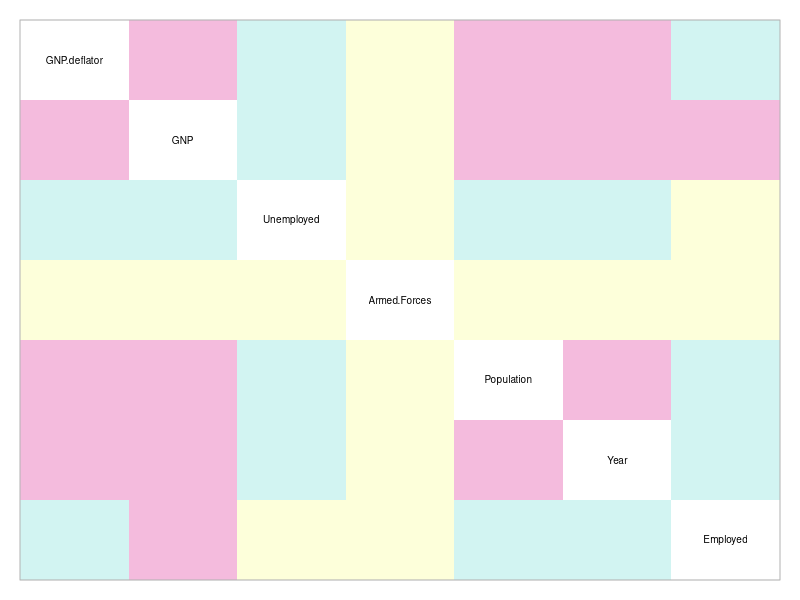
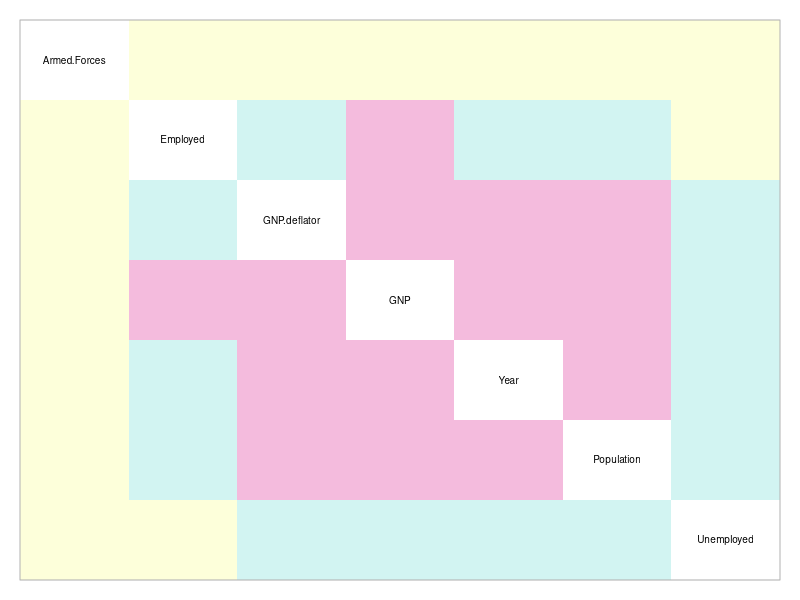
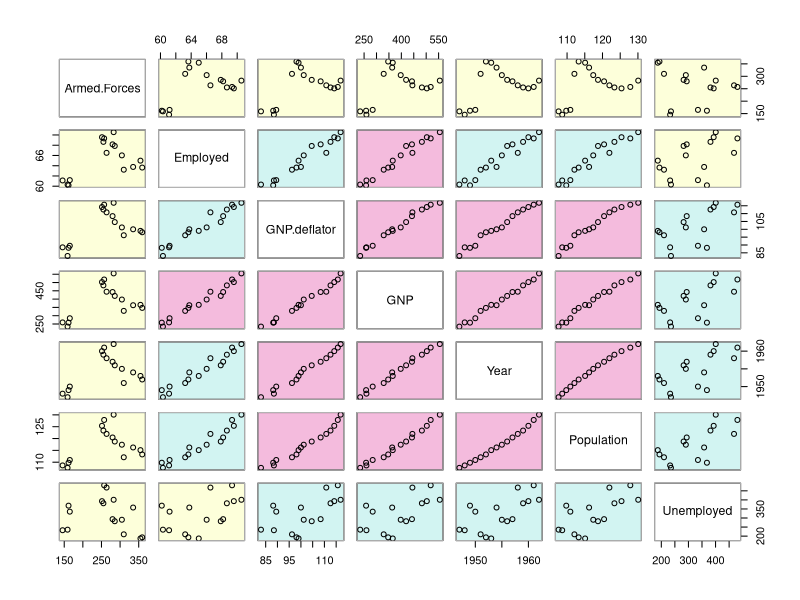
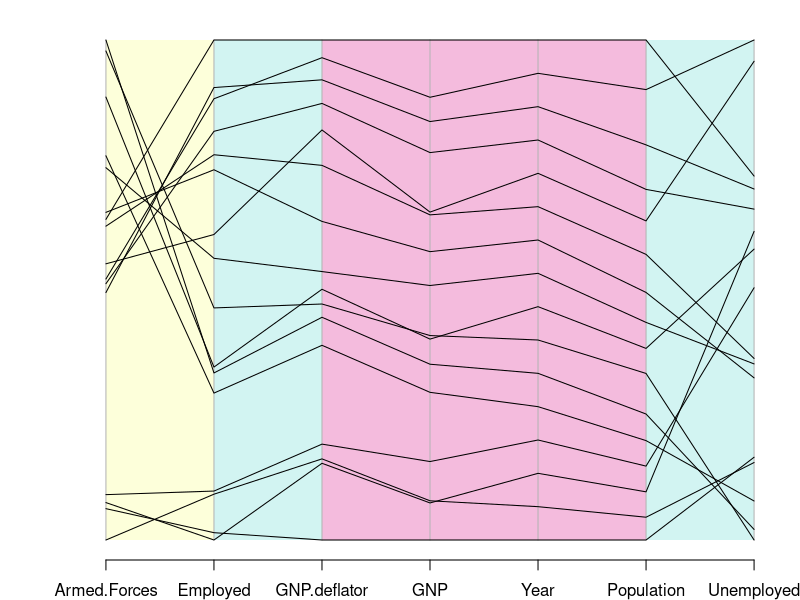
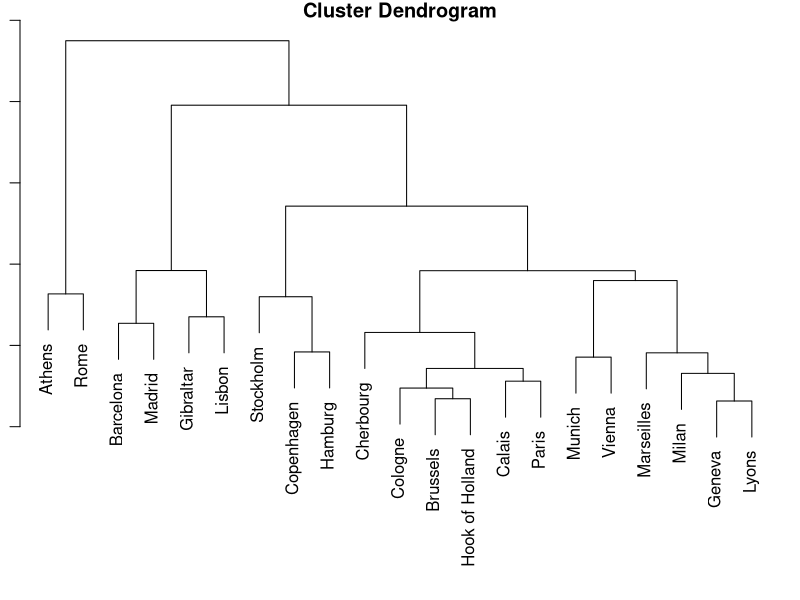
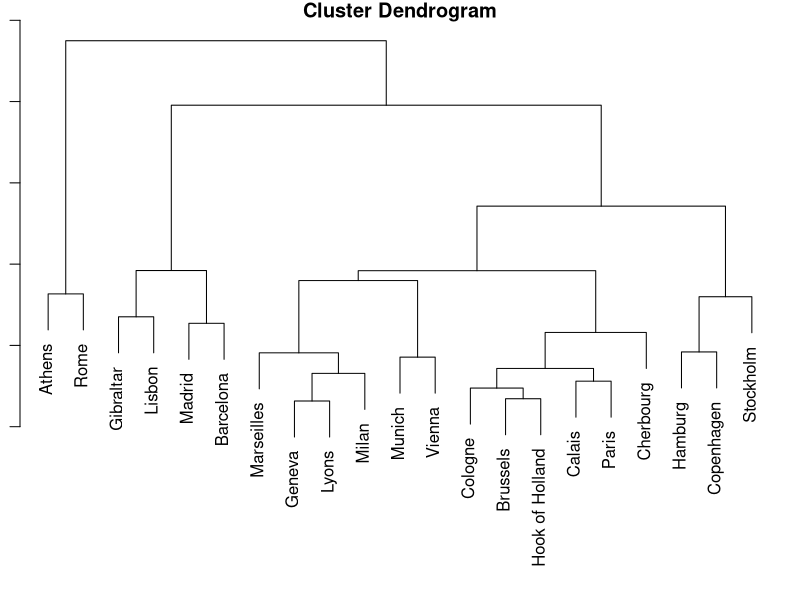
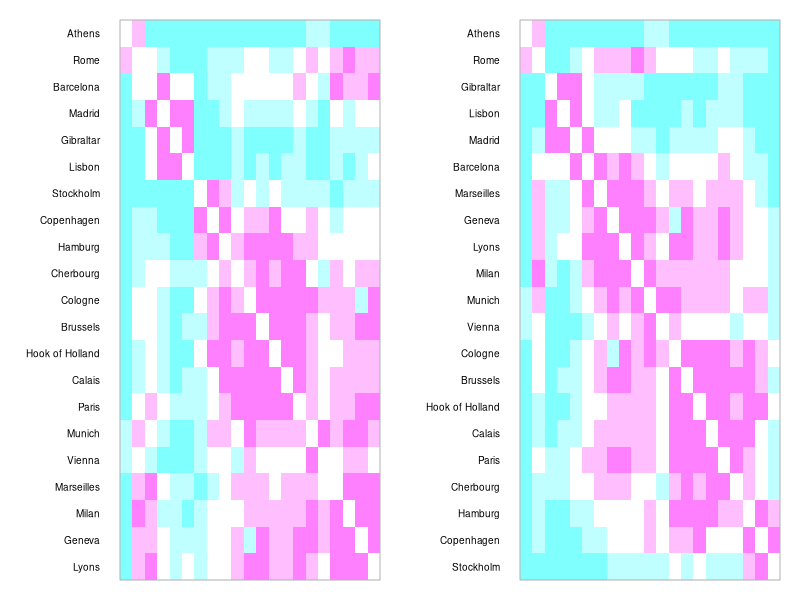

Here is the R script that generated these plots, in order:
## ---- chunk 1
knitr::opts_chunk$set(
  collapse = TRUE,
  comment = "#>"
)
## ---- chunk 2
library(gclus)
data(longley)
longley.cor <- cor(longley)
longley.color <- dmat.color(longley.cor)
## ---- chunk 3
par(mar=c(1,1,1,1))
plotcolors(longley.color,dlabels=rownames(longley.color))
## ---- chunk 4
par(mar=c(1,1,1,1))
longley.o <- order.hclust(longley.cor)
longley.color1 <- longley.color[longley.o,longley.o]
plotcolors(longley.color1,dlabels=rownames(longley.color1))
## ---- chunk 5
par(mar=c(1,1,1,1))
cpairs(longley, order= longley.o,panel.color= longley.color)
## ---- chunk 6
cparcoord(longley, order= longley.o,panel.color= longley.color, 
          horizontal=TRUE, mar=c(2,4,1,1))
## ---- chunk 7
par(mar=c(1,1,1,1))
data(eurodist)
dis <- as.dist(eurodist)
hc <- hclust(dis, "ave")
plot(hc)
## ---- chunk 8
par(mar=c(1,1,1,1))
hc1 <- reorder.hclust(hc, dis)
plot(hc1)
## ---- chunk 9

layout(matrix(1:2,nrow=1,ncol=2))
par(mar=c(1,6,1,1))
cmat <- dmat.color(eurodist, rev(cm.colors(5)))
plotcolors(cmat[hc$order,hc$order], rlabels=labels(eurodist)[hc$order])

plotcolors(cmat[hc1$order,hc1$order], rlabels=labels(eurodist)[hc1$order])
